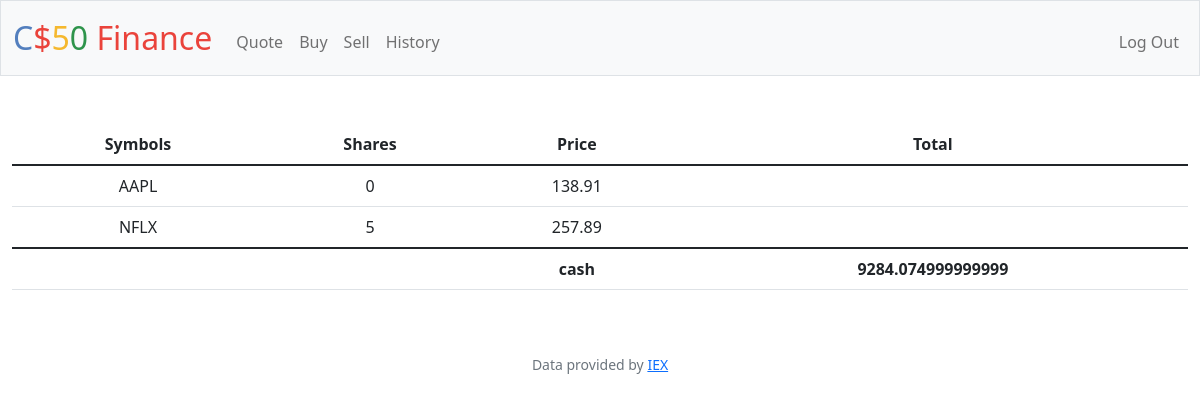
The page / (signed in) on the database its author committed.
### tables this page shows
CREATE TABLE 'transactions' ('id' INTEGER PRIMARY KEY AUTOINCREMENT NOT NULL, 'user_id' INTEGER, 'symbol' TEXT, 'shares' INTEGER, 'price' REAL, 'date' DATETIME);

CREATE TABLE users (id INTEGER PRIMARY KEY AUTOINCREMENT NOT NULL, username TEXT NOT NULL, hash TEXT NOT NULL, cash NUMERIC NOT NULL DEFAULT 10000.00);

### app.py (the view)
@app.route("/")
@login_required
def index():
    user_id = session["user_id"]
    transactions_db = db.execute("SELECT symbol, SUM(shares) AS shares, price FROM transactions WHERE user_id = ? GROUP BY symbol", user_id)
    cash_db = db.execute("SELECT cash FROM users WHERE id = ?", user_id)
    cash = cash_db[0]["cash"]
    return render_template("index.html", database = transactions_db, cash = cash)

### app.py (called while the page is built)
@app.after_request
def after_request(response):
    response.headers["Cache-Control"] = "no-cache, no-store, must-revalidate"
    response.headers["Expires"] = 0
    response.headers["Pragma"] = "no-cache"
    return response

### helpers.py (called while the page is built)
def login_required(f):
    @wraps(f)
    def decorated_function(*args, **kwargs):
        if session.get("user_id") is None:
            return redirect("/login")
        return f(*args, **kwargs)
    return decorated_function

### templates/index.html (shortened to what this page needs)
{% extends "layout.html" %}
{% block main %}
<table class="table">
    <thead>
      <tr>
        <th scope="col">Symbols</th>
        <th scope="col">Shares</th>
        <th scope="col">Price</th>
        <th scope="col">Total</th>
      </tr>
    </thead>
    <tbody>
      {% for row in database %}
       <tr>
         <td>{{ row["symbol"] }}</td>
         <td>{{ row["shares"] }}</td>
         <td>{{ row["price"] }}</td>
         <td>{{ row[] }}</td>
       </tr>
       {% endfor %}
    </tbody>
    <tfoot>
      <tr>
        <td> </td>
        <td> </td>
        <th scope ="1">cash </th>
        <th scope ="1">{{ cash }}</th>
      </tr>
    </tfoot>
  </table>
{% endblock %}

### rows shown on the page
transactions: symbol "AAPL", shares "0", price "138.91"
transactions: symbol "NFLX", shares "5", price "257.89"
users: cash "9284.074999999999"
